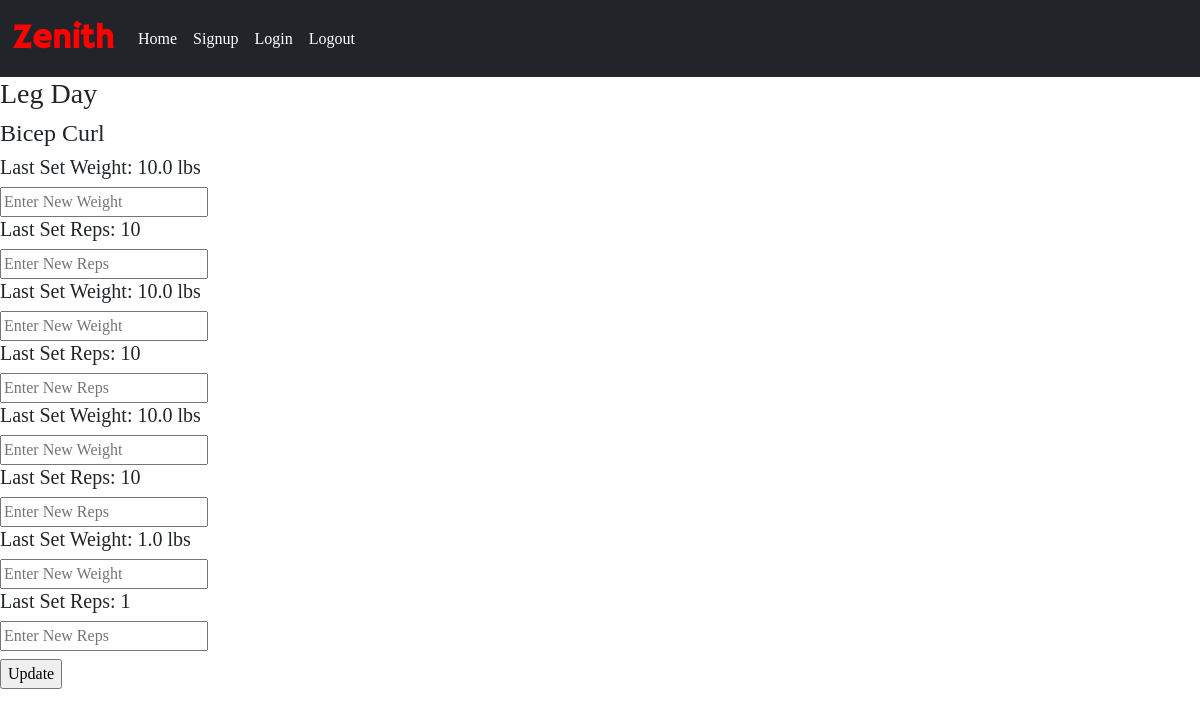
/schedule/8 (signed in), run on the app's committed database.
### website/models.py (models this page shows)
class Schedule(db.Model, UserMixin):
    id = db.Column(db.Integer, primary_key=True)
    schedule_name = db.Column(db.String(100), nullable=False)
    date_created = db.Column(db.DateTime, default=datetime.utcnow(), nullable=False)
    user_id = db.Column(db.Integer, db.ForeignKey('user.id'), nullable=False)
    exercises = db.relationship('Exercise', backref='schedule', lazy=True)

class Exercise(db.Model, UserMixin):
    id = db.Column(db.Integer, primary_key=True)
    exercise_name = db.Column(db.String(100), nullable=False)
    schedule_id = db.Column(db.Integer, db.ForeignKey('schedule.id'))
    user_id = db.Column(db.Integer, db.ForeignKey('user.id'), nullable=False)
    sets = db.relationship('Set', backref='exercise', lazy=True)

class Set(db.Model, UserMixin):
    id = db.Column(db.Integer, primary_key=True)
    reps = db.Column(db.Integer, nullable=False)
    weight = db.Column(db.Float, nullable=False)
    exercise_id = db.Column(db.Integer, db.ForeignKey('exercise.id'), nullable=False)
    user_id = db.Column(db.Integer, db.ForeignKey('user.id'), nullable=False)

### website/training.py (the view, shortened to what this page needs)
@training.route("/schedule/<schedule_id>", methods=["POST", "GET"])
@login_required
def run_schedule(schedule_id):
    schedule_name = Schedule.query.filter_by(id=schedule_id).first()
    exercises = Exercise.query.filter_by(schedule_id=schedule_id).all()
    sets = Set.query.filter_by(user_id=current_user.id).all()
    if schedule_name.user_id != current_user.id:
        flash("You do not own that schedule!", "danger")
        return redirect(url_for("training.home"))
    return render_template("run_schedule.html", schedule=schedule_name, exercises=exercises, sets=sets)

### website/__init__.py (called while the page is built)
def create_app():
    app = Flask(__name__)
    app.config["SQLALCHEMY_DATABASE_URI"] = "sqlite:///project.db"
    app.config['SECRET_KEY'] = 'mbgodbnfvojvnseofefqwdqwifgbjdfsnf'
    db.init_app(app)
    from .auth import auth
    app.register_blueprint(auth)
    from .training import training
    app.register_blueprint(training)
    from .models import User
    create_database(app)
    login_manager.login_view = "auth.login"
    login_manager.login_message = "You must be signed in to reach this page!"
    login_manager.login_message_category = "danger"
    login_manager.init_app(app)
    @login_manager.user_loader
    def load_user(id):
        return User.query.get(int(id))
    return app

### website/templates/run_schedule.html (shortened to what this page needs)
{% extends 'base.html' %}
{% block content %}
<h3>{{schedule.schedule_name}}</h3>
<form method="post">
    {% for exercise in exercises %}
        <h4>{{ exercise.exercise_name }}</h4>
        {% for set in sets %}
            {% if exercise.id == set.exercise_id %}
                <h5>Last Set Weight: {{ set.weight }} lbs</h5>
                <input type="text" placeholder="Enter New Weight" name="new_weight_{{ set.id }}">
                <h5>Last Set Reps: {{ set.reps }}</h5>
                <input type="text" placeholder="Enter New Reps" name="new_reps_{{ set.id }}">
            {% endif %}
        {% endfor %}
    {% endfor %}
    <br>
    <input type="submit" class="mt-2" value="Update">
</form>
{% endblock %}

### data on the page
Schedule: schedule_name "Leg Day"
Exercise: exercise_name "Bicep Curl"
Set: weight "10.0", reps "10"
Set: weight "10.0", reps "10"
Set: weight "10.0", reps "10"
Set: weight "1.0", reps "1"
